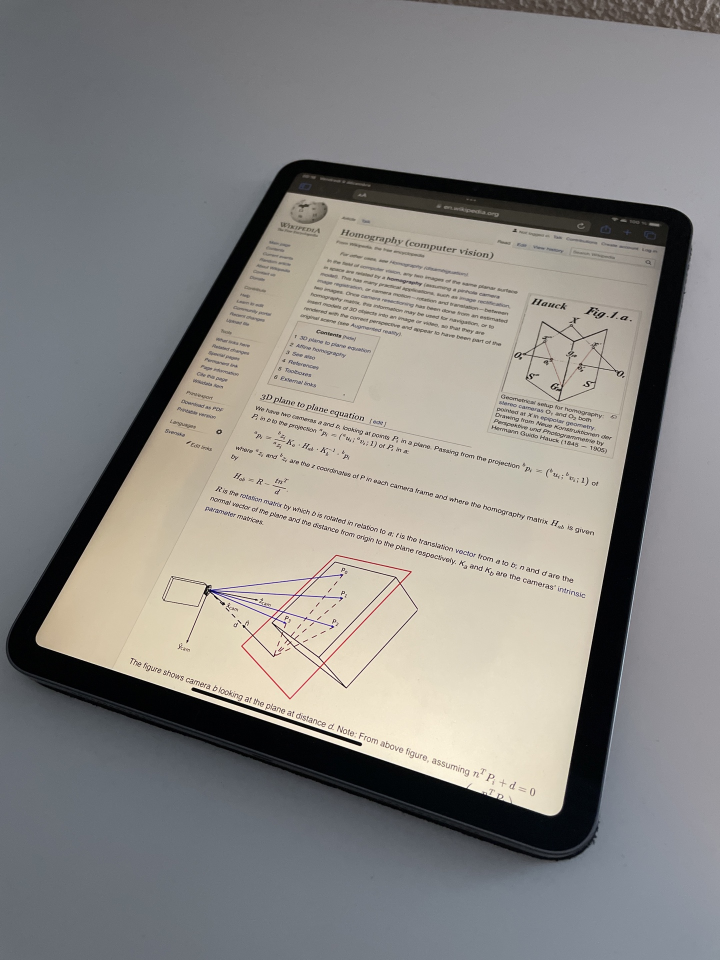
#> input picture docs/aulas/lab08/lab_images/image.png, 1440 x 1920 px (shown at 1/2 size)
$ jupyter execute --allow-errors perspectiva.ipynb
#> lines starting #> are read from the running program, lines starting #| are printed output that depends on the picture; after the words box and inside, x2 and y2 are one past the last pixel; in counts of white or black regions, pixels touching at a corner belong together
## Ajuste de perspectiva na prática

Nosso objetivos será construir **dois pipelines**:

1) **Scanner** (retificação) usando **4 pontos** + `getPerspectiveTransform` + `warpPerspective`
2) **Homografia automática** com **features + matching + RANSAC** usando `findHomography` + `warpPerspective`

[cell 1]
import cv2
import numpy as np
import matplotlib.pyplot as plt

def show(img, title=None, size=6, cmap=None):
    """Mostra imagem com matplotlib (converte BGR->RGB automaticamente quando necessário)."""
    plt.figure(figsize=(size, size))
    if img.ndim == 2:
        plt.imshow(img, cmap=cmap or 'gray')
    else:
        plt.imshow(cv2.cvtColor(img, cv2.COLOR_BGR2RGB))
    if title:
        plt.title(title)
    plt.axis('off')
    plt.show()

print('OpenCV:', cv2.__version__)

## Parte A - Scanner por 4 pontos (retificação)

A ideia: escolher 4 pontos na imagem (cantos do papel/quadro) e mapear para um retângulo “reto”.
Isso usa **transformação projetiva** (homografia) calculada por **4 correspondências**.

- `getPerspectiveTransform(src4, dst4)` → calcula matriz 3×3
- `warpPerspective(img, M, (W, H))` → aplica o warp

> **Dica:** O maior erro é **ordem dos pontos**. Vamos resolver isso com uma função `order_points`.

[cell 2]
def order_points(pts):
    """Ordena 4 pontos no formato: topo-esq, topo-dir, baixo-dir, baixo-esq."""
    pts = np.array(pts, dtype=np.float32)
    s = pts.sum(axis=1)
    diff = np.diff(pts, axis=1).reshape(-1)

    tl = pts[np.argmin(s)]
    br = pts[np.argmax(s)]
    tr = pts[np.argmin(diff)]
    bl = pts[np.argmax(diff)]
    return np.array([tl, tr, br, bl], dtype=np.float32)

def four_point_warp(image_bgr, pts4):
    """Retifica a região definida por 4 pontos (em qualquer ordem)."""
    rect = order_points(pts4)
    (tl, tr, br, bl) = rect

    # Calcula largura do retângulo destino
    widthA = np.linalg.norm(br - bl) # distância entre baixo-dir e baixo-esq
    widthB = np.linalg.norm(tr - tl) # distância entre topo-dir e topo-esq
    maxW = int(max(widthA, widthB)) # largura do retângulo destino

    # Calcula altura do retângulo destino
    heightA = np.linalg.norm(tr - br) # distância entre topo-dir e baixo-dir
    heightB = np.linalg.norm(tl - bl) # distância entre topo-esq e baixo-esq
    maxH = int(max(heightA, heightB)) # altura do retângulo destino

    dst = np.array([
        [0, 0],                 # topo-esq
        [maxW - 1, 0],          # topo-dir
        [maxW - 1, maxH - 1],   # baixo-dir
        [0, maxH - 1]           # baixo-esq
    ], dtype=np.float32)

    M = cv2.getPerspectiveTransform(rect, dst)
    warped = cv2.warpPerspective(image_bgr, M, (maxW, maxH))
    return warped, M, rect, dst

## A1) Carregar uma imagem (documento/quadro)

Se preferir, troque o caminho abaixo.

[cell 3]
img_path = 'lab_images/image.png'
img = cv2.imread(img_path)
#> img is the input picture: shape (1920, 1440, 3); mean B, G, R 132.8, 135.9, 137.8

show(img, 'Imagem original')

## A2) Seleção manual de 4 pontos (mouse)

Você vai clicar nos 4 cantos do documento/quadro.

**Como usar:**

- Clique 4 pontos
- Pressione `ENTER` para finalizar
- Pressione `R` para resetar
- Pressione `ESC` para sair (sem salvar pontos)

> **Obs.:** esta parte abre uma janela do OpenCV. Se estiver em ambiente que não abre janela, pule para A3 (pontos hard-coded).

[cell 4]
def pick_four_points(image_bgr, window_name='Selecione 4 pontos (ENTER confirma, R reseta)'):
    pts = []
    clone = image_bgr.copy()

    # [7 lines left out: function mouse_cb, not called in this run]

    cv2.namedWindow(window_name)
    cv2.setMouseCallback(window_name, mouse_cb)

    while True:
        cv2.imshow(window_name, clone)
        key = cv2.waitKey(1) & 0xFF
#> (key Esc is pressed here)

        if key == 27:  # ESC
            pts = []
            break
        if key == ord('r'):
            pts = []
            clone = image_bgr.copy()
        if key == 13:  # ENTER
            break
        if len(pts) == 4:
            pass
            # break

    cv2.destroyWindow(window_name)
    return pts

if img is not None:
    pts4 = pick_four_points(img)
#> pts4 = []
    print('Pontos selecionados:', pts4)
#| Pontos selecionados: []

## A3) Retificar com 4 pontos

Se você não conseguiu usar a seleção manual (por limitação de ambiente), você pode definir `pts4` manualmente (x,y).

Exemplo:
```python
pts4 = [(120, 90), (540, 110), (600, 820), (80, 800)]
```

#> (a cell that did not finish here is left out)

#> in order_points, `pts = np.array(pts, dtype=np.float32)`: pts = empty array
show(img, 'Original (com pontos)')

# desenha polígono
vis = img.copy()
poly = rect.astype(int).reshape(-1, 1, 2) # formato necessário para cv2.polylines
cv2.polylines(vis, [poly], True, (0, 255, 0), 3) # polígono verde
show(vis, 'Pontos ordenados / polígono')

# mostra resultado
show(warped, 'Retificado (Scanner)')

### Desafio — Qualidade de retificação

1) Teste com outro documento/quadro (ou outra foto)

2) Compare retificação com pontos bem escolhidos vs pontos “meio errados”

# Parte B — Scanner automático por contorno (opcional, mas recomendado)

Ideia:
- imagem em escala de cinza → filtro blur → bordas com Canny → encontra contornos → pega o maior contorno → aproximação poligonal
- se o contorno aproximado tiver 4 vértices, usamos como cantos.

> Isso funciona melhor com documentos bem destacados do fundo.

[cell 6]
def find_document_corners(image_bgr):
    gray = cv2.cvtColor(image_bgr, cv2.COLOR_BGR2GRAY)
    blur = cv2.GaussianBlur(gray, (3, 3), 0)
    edges = cv2.Canny(blur, 50, 150)
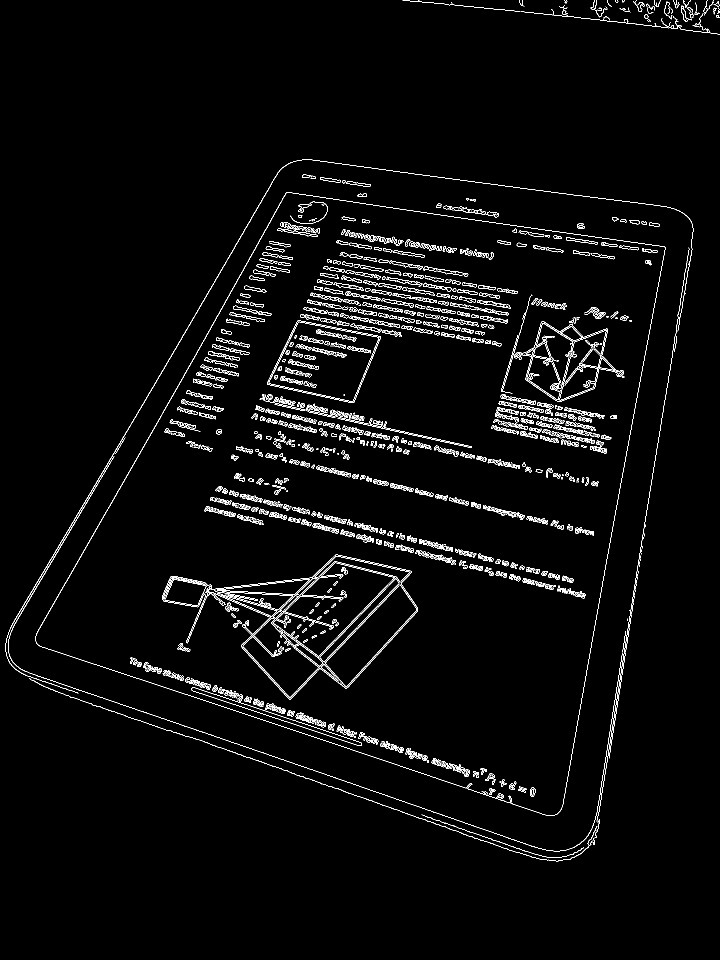
#> edges: shape (1920, 1440) (shown at 1/2 size); 2.7% white in thin lines or dots, all inside (x1, y1, x2, y2) = (11, 0, 1440, 1723)

    cnts, _ = cv2.findContours(edges, cv2.RETR_EXTERNAL, cv2.CHAIN_APPROX_SIMPLE)
#> cnts = 91 contours, 64 with area under 20; largest, box (x1, y1, x2, y2) and area: (71, 384, 1331, 1632) 1008994, (11, 319, 1387, 1387) 612, (907, 413, 971, 429) 386, (16, 912, 1245, 1703) 267, (693, 362, 742, 374) 212
    cnts = sorted(cnts, key=cv2.contourArea, reverse=True) # ordena por área (maior primeiro)

    for c in cnts[:10]:
        peri = cv2.arcLength(c, True)
        approx = cv2.approxPolyDP(c, 0.02 * peri, True)
        if len(approx) == 4:
            pts = approx.reshape(4, 2).astype(np.float32)
            return pts, edges, gray
#> this loop made 1 pass
#> (peri, pts) on pass 1: (4352.3, [[574, 384], [72, 1285], [1112, 1629], [1330, 494]])
    return None, edges, gray


corners, edges, gray = find_document_corners(img)
#> corners = [[574, 384], [72, 1285], [1112, 1629], [1330, 494]]
show(gray, 'Cinza')
show(edges, 'Canny (edges)')

if corners is not  None:
    print('Cantos encontrados:', corners.tolist())
#| Cantos encontrados: [[574.0, 384.0], [72.0, 1285.0], [1112.0, 1629.0], [1330.0, 494.0]]
    vis = img.copy()
    cv2.polylines(vis, [corners.astype(int).reshape(-1,1,2)], True, (0, 255, 255), 3)
#> vis: shape (1920, 1440, 3); 0.73% of pixels changed, all inside (x1, y1, x2, y2) = (70, 382, 1333, 1632)
    show(vis, 'Cantos detectados (automático)')
    warped2, M2, rect2, dst2 = four_point_warp(img, corners)
#> M2 = [[2.04, 1.14, -1606.2], [-0.33, 2.27, -682.1], [0.000131, 0.000705, 1]]; rect2 = [[574, 384], [1330, 494], [1112, 1629], [72, 1285]]; dst2 = [[0, 0], [1094, 0], [1094, 1154], [0, 1154]]
    show(warped2, 'Retificado (automático)')
else:
    print('Não foram encontrados cantos do documento.')

### Desafio 2 — Robustez do contorno

- Ajuste os parâmetros do Canny (50,150) e do `approxPolyDP` (0.02)

- Teste um caso difícil (imagem com fundo poluído, sombra, reflexo).

# Parte C — Homografia automática por matching + RANSAC

Agora você vai alinhar duas imagens de uma **mesma cena plana** (ex.: pôster, capa de livro, quadro, folha) usando:

1) ORB (ou SIFT se disponível)
2) matching (BFMatcher)
3) filtro (ratio test)
4) `findHomography(..., RANSAC)`
5) `warpPerspective`

> A maior diferença aqui é lidar com **outliers**. Por isso usamos RANSAC.

## C1) Carregar duas imagens para alinhar

- Exemplo bom: duas fotos do mesmo pôster na parede, com perspectiva diferente.

[cell 7]
img1_path = 'lab_images/quarto.jpeg'
img2_path = 'lab_images/quarto1.jpeg'

img1 = cv2.imread(img1_path)
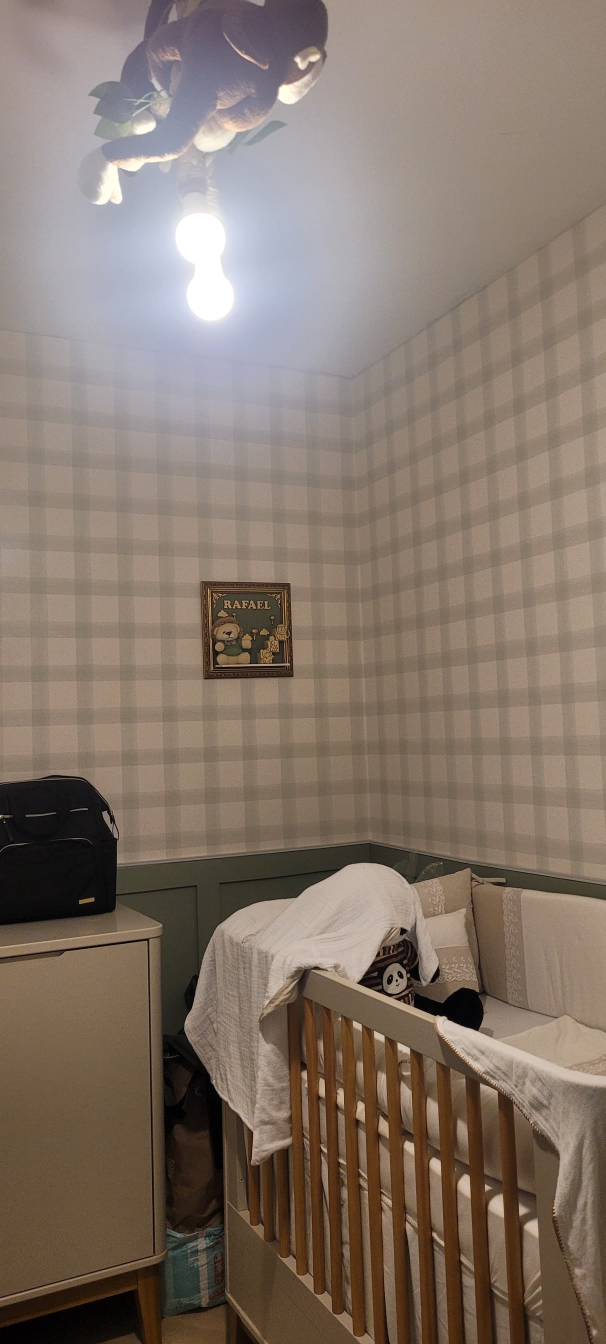
#> input picture docs/aulas/lab08/lab_images/quarto.jpeg, 1816 x 4032 px (shown at 1/3 size)
#> img1 is the input picture: shape (4032, 1816, 3); mean B, G, R 106.1, 117.8, 132.7
img2 = cv2.imread(img2_path)
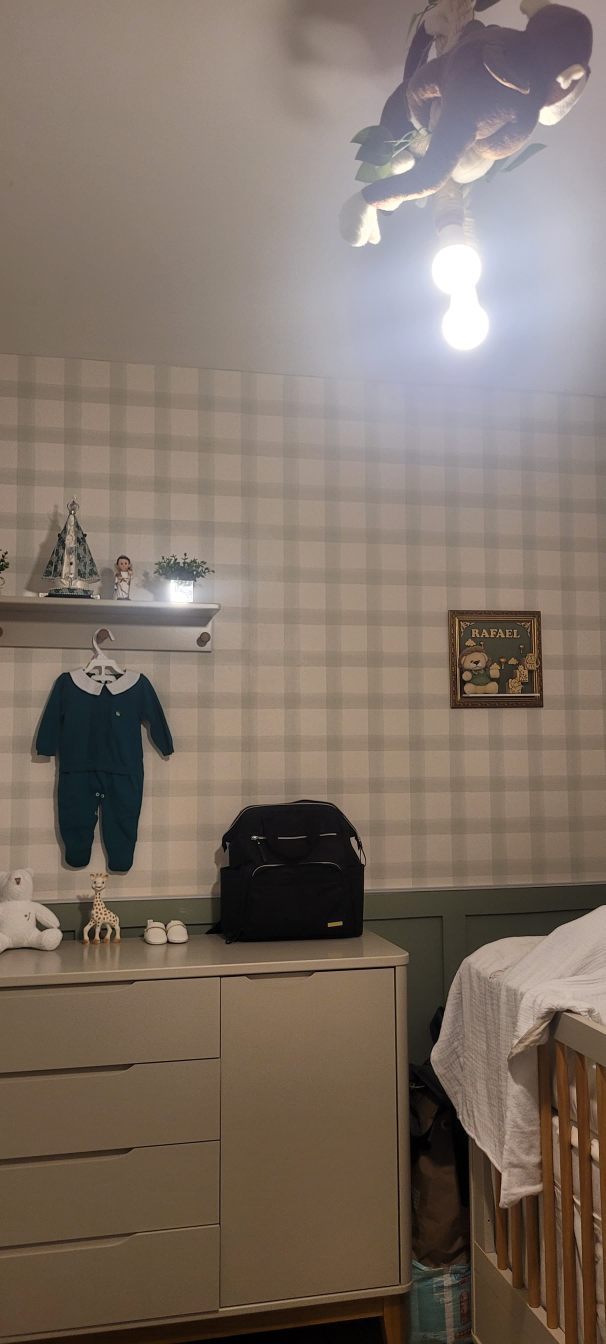
#> input picture docs/aulas/lab08/lab_images/quarto1.jpeg, 1816 x 4032 px (shown at 1/3 size)
#> img2 is the input picture: shape (4032, 1816, 3); mean B, G, R 103.1, 113.9, 127.5

show(img1, 'scene1')
show(img2, 'scene2')

## C2) Detectar features e fazer matching (ORB)

[cell 8]
def orb_match(imgA, imgB, nfeatures=2000):
#> called with nfeatures = 2000
    orb = cv2.ORB_create(nfeatures=nfeatures)
    grayA = cv2.cvtColor(imgA, cv2.COLOR_BGR2GRAY)
    grayB = cv2.cvtColor(imgB, cv2.COLOR_BGR2GRAY)

    kpA, desA = orb.detectAndCompute(grayA, None)
#> kpA = 2000 keypoints; strongest (x, y, size): (642, 1795, 31), (837, 1797, 31), (652, 1783, 31), (351, 2516, 31)
    kpB, desB = orb.detectAndCompute(grayB, None)
#> kpB = 2000 keypoints; strongest (x, y, size): (765, 2511, 31), (764, 2513, 31), (764, 2512, 37.2), (218, 1539, 31)

    if desA is None or desB is None:
        return None

    bf = cv2.BFMatcher(cv2.NORM_HAMMING, crossCheck=False)
    knn = bf.knnMatch(desA, desB, k=2)
#> knn = 2000 matches

    # Ratio test (Lowe) adaptado para ORB
    good = []
    for m, n in knn:
        if m.distance < 0.75 * n.distance:
            good.append(m)
#> after the loop, good = 499 matches

    return kpA, kpB, good

# compara as duas cenas
res = orb_match(img1, img2)

# mostra resultados
kpA, kpB, good = res
#> good = 499 matches
print('Keypoints A:', len(kpA), 'Keypoints B:', len(kpB))
#| Keypoints A: 2000 Keypoints B: 2000
print('Good matches:', len(good))
#| Good matches: 499

vis = cv2.drawMatches(img1, kpA, img2, kpB, good[:50], None,
                            flags=cv2.DrawMatchesFlags_NOT_DRAW_SINGLE_POINTS)
#> vis: shape (4032, 3632, 3)
show(vis, 'Matches (top 50)')

## C3) Estimar homografia com RANSAC + aplicar warp

Vamos estimar H que mapeia `img1 → img2`.
- `srcPts`: pontos em `img1`
- `dstPts`: pontos correspondentes em `img2`

A função retorna também `mask_inliers` indicando quais matches foram aceitos.

[cell 9]
def homography_from_matches(kpA, kpB, matches, ransac_thresh=5.0):
#> called with ransac_thresh = 13
    if len(matches) < 8:
        return None

    srcPts = np.float32([kpA[m.queryIdx].pt for m in matches]).reshape(-1, 1, 2)
#> srcPts = 499 rows, first 8: [1171, 2933], [237, 2702], [351, 2516], [307, 2436], [320, 2432], [859, 1989], [797, 1985], [810, 1984]
    dstPts = np.float32([kpB[m.trainIdx].pt for m in matches]).reshape(-1, 1, 2)
#> dstPts = 499 rows, first 8: [618.1, 1705], [984, 2770], [1093, 2594], [1051, 2513], [1063, 2511], [1608, 2079], [1542, 2075], [1556, 2074]

    H, mask = cv2.findHomography(srcPts, dstPts, cv2.RANSAC, ransac_thresh)
#> H = [[0.856, -0.00574, 774.1], [-0.151, 0.955, 167.7], [-7.71e-05, -1.22e-06, 1]]; mask = 499 values, max 1 at index 1, min 0 at index 0, mean 0.944
    return H, mask, srcPts, dstPts

if img1 is not None and img2 is not None and 'res' in globals() and res is not None:
    H_res = homography_from_matches(kpA, kpB, good, ransac_thresh=13.0)
    if H_res is None:
        print('Poucos matches para homografia.')
    else:
        H, mask, srcPts, dstPts = H_res
        inliers = int(mask.sum())
#> inliers = 471
        total = len(mask)
#> total = 499
        print('H:\n', H)
#| H:
#|  [[ 8.55686174e-01 -5.74015209e-03  7.74107024e+02]
#|  [-1.50949425e-01  9.54506021e-01  1.67691503e+02]
#|  [-7.71136392e-05 -1.21578998e-06  1.00000000e+00]]
        print(f'Inliers: {inliers}/{total} ({inliers/total:.1%})')
#| Inliers: 471/499 (94.4%)

        # Desenha apenas inliers
        inlier_matches = [m for m, keep in zip(good, mask.ravel()) if keep]
#> inlier_matches = 471 matches
        vis_in = cv2.drawMatches(img1, kpA, img2, kpB, inlier_matches[:50], None,
                                 flags=cv2.DrawMatchesFlags_NOT_DRAW_SINGLE_POINTS)
        show(vis_in, 'Inliers (top 50)')

        # Warp img1 para o referencial de img2
        h2, w2 = img2.shape[:2]
        warped = cv2.warpPerspective(img1, H, (w2, h2))
#> warped: shape (4032, 1816, 3)
        show(warped, 'img1 warpeada para img2')
        # Visualização simples: diferença / overlay
        overlay = cv2.addWeighted(warped, 0.5, img2, 0.5, 0)
        show(overlay, 'Overlay (warped vs img2)')

### Desafio C — Ajuste de parâmetros (ganha robustez)

1) Varie `ransac_thresh` (ex.: 3.0, 5.0, 8.0) e compare inliers e alinhamento.
2) Varie o ratio test (0.70, 0.75, 0.80) e compare.

Pergunta: **o que acontece quando você “afrouxa” demais?**

# Parte D — com SIFT

[cell 10]
def sift_match(imgA, imgB):
    sift = cv2.SIFT_create()
    grayA = cv2.cvtColor(imgA, cv2.COLOR_BGR2GRAY)
    grayB = cv2.cvtColor(imgB, cv2.COLOR_BGR2GRAY)

    kpA, desA = sift.detectAndCompute(grayA, None)
#> kpA = 8401 keypoints; strongest (x, y, size): (14, 2467, 2.6), (1190, 2942, 4.7), (754, 1814, 2.9), (1171, 2934, 2.7)
    kpB, desB = sift.detectAndCompute(grayB, None)
#> kpB = 6152 keypoints; strongest (x, y, size): (765, 2512, 3.2), (218, 1534, 3.2), (218, 1539, 2.2), (213, 1691, 5.9)

    if desA is None or desB is None:
        return None

    # FLANN para SIFT (float descriptors)
    FLANN_INDEX_KDTREE = 1
    index_params = dict(algorithm=FLANN_INDEX_KDTREE, trees=5)
    search_params = dict(checks=50)
    flann = cv2.FlannBasedMatcher(index_params, search_params)
    knn = flann.knnMatch(desA, desB, k=2)
#> knn = 8401 matches

    good = []
    for m, n in knn:
        if m.distance < 0.75 * n.distance:
            good.append(m)
#> after the loop, good = 1206 matches

    return kpA, kpB, good

# compara as duas cenas usando SIFT
res_s = sift_match(img1, img2)
if res_s is None:
    print('Falha com SIFT.')
else:
    kpAs, kpBs, goods = res_s
#> kpAs has the same summary as kpA in sift_match; kpBs has the same summary as kpB in sift_match; goods = 1206 matches
    print('SIFT keypoints:', len(kpAs), len(kpBs), 'good:', len(goods))
#| SIFT keypoints: 8401 6152 good: 1206

    Hs_res = homography_from_matches(kpAs, kpBs, goods, ransac_thresh=3.0)
#> in homography_from_matches (call 2), `srcPts = np.float32([kpA[m.queryIdx].pt for m in matches]).reshape(-1,..`: srcPts = 1206 rows, first 8: [6.58, 2451.9], [28.66, 2341.5], [38.71, 3906.9], [49.68, 2340.7], [80.24, 2447.1], [88.54, 2831.3], [123.9, 2764], [162.1, 3848.5]
#> in homography_from_matches (call 2), `dstPts = np.float32([kpB[m.trainIdx].pt for m in matches]).reshape(-1,..`: dstPts = 1206 rows, first 8: [770.9, 2514.9], [114.3, 2158.5], [771.2, 3933.1], [810.5, 2410], [836.9, 2514.1], [1040.1, 2876.2], [1729.7, 3814.6], [880.9, 3894.6]
    if Hs_res is None:
        print('Poucos matches para homografia SIFT.')
    else:
        Hs, masks, *_ = Hs_res
#> Hs = [[0.841, -0.0112, 776.3], [-0.16, 0.924, 206], [-7.96e-05, -7.08e-06, 1]]; masks = 1206 values, max 1 at index 3, min 0 at index 0, mean 0.618
        inl = int(masks.sum()); tot = len(masks)
#> after `inl = int(masks.sum())`: inl = 745
#> after `tot = len(masks)`: tot = 1206
        print(f'SIFT Inliers: {inl}/{tot} ({inl/tot:.1%})')
#| SIFT Inliers: 745/1206 (61.8%)
        warped_s = cv2.warpPerspective(img1, Hs, (img2.shape[1], img2.shape[0]))
        overlay_s = cv2.addWeighted(warped_s, 0.5, img2, 0.5, 0)
        show(overlay_s, 'Overlay SIFT (img1→img2)')
#> in show (call 12), `plt.show()`:
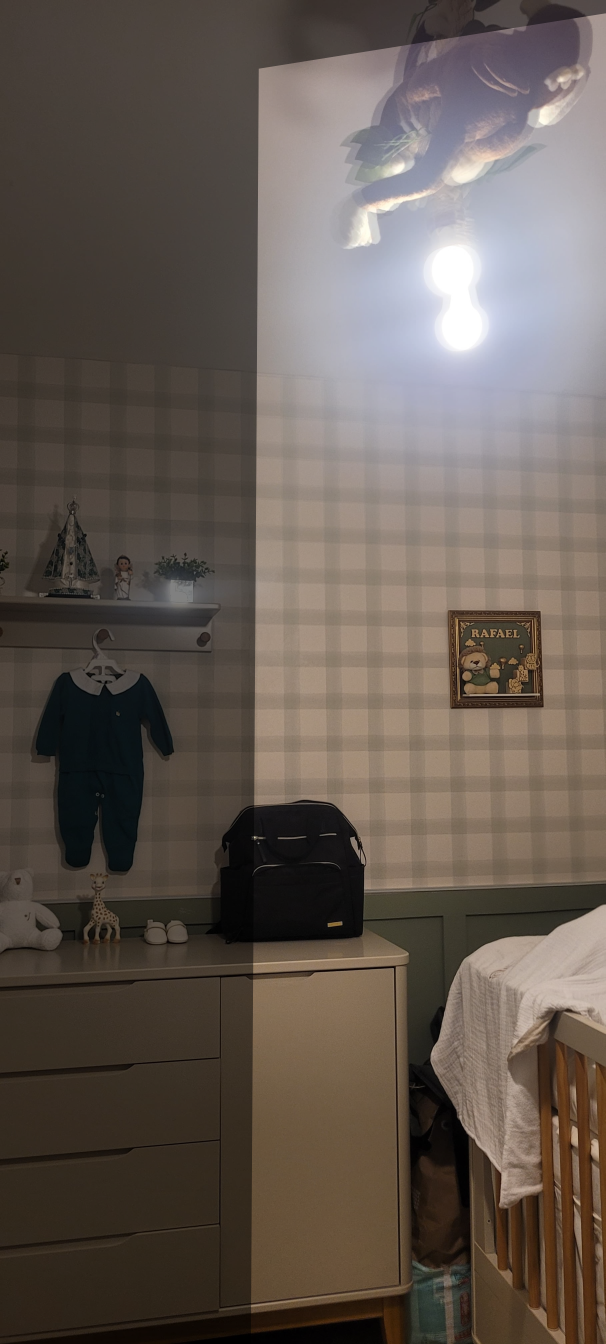
#> shown: shape (4032, 1816, 3) (shown at 1/3 size); mean R, G, B 100.6, 90.4, 82.6
